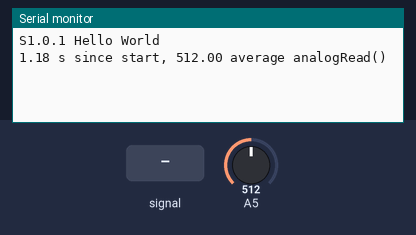
Simulated run of this sketch. Board: Arduino Uno, built with avr-gcc and run on an emulated ATmega328P. On the bench: the last lines printed to the serial monitor. The inputs (shaded band) are chosen by the test bench; at power-on: A5 = 512.

Above: at 2.7 s.
2.8 s: A5 set to 716
At 4.1 s:
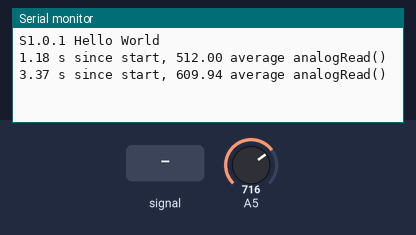
4.3 s: A5 set to 900
At 5.7 s:
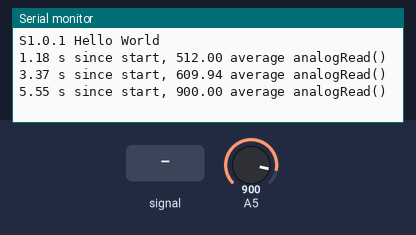
5.8 s: A5 fed a 200 Hz sine of ±81 counts around its level
At 8.1 s:
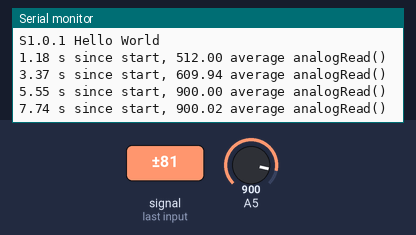

Measured:
- after the input at 2.8 s, the serial monitor: prints a new line after 0.57 s (image 1)
- after the input at 4.3 s, the serial monitor: prints a new line after 1.3 s (image 2)
- after the input at 5.8 s, the serial monitor: prints a new line after 1.9 s (image 3)

The sketch:

S1.0.1_Read__Average_Write.ino
```cpp
#define NAVG 10000

void setup() {
  // put your setup code here, to run once:
  Serial.begin(115200);  // set the serial port speed
  Serial.print("\n\nS1.0.1 Hello World\n\n");
}

void loop() {
  double a = 0;
  for(int i = 0;i < NAVG;i++) a += analogRead(A5);
  a /= NAVG;
  Serial.print(micros()/1000000.);
  Serial.print(" s since start, ");
  Serial.print(a);
  Serial.print(" average analogRead()");
  Serial.print("\n");
  delay(1000);
}
```
